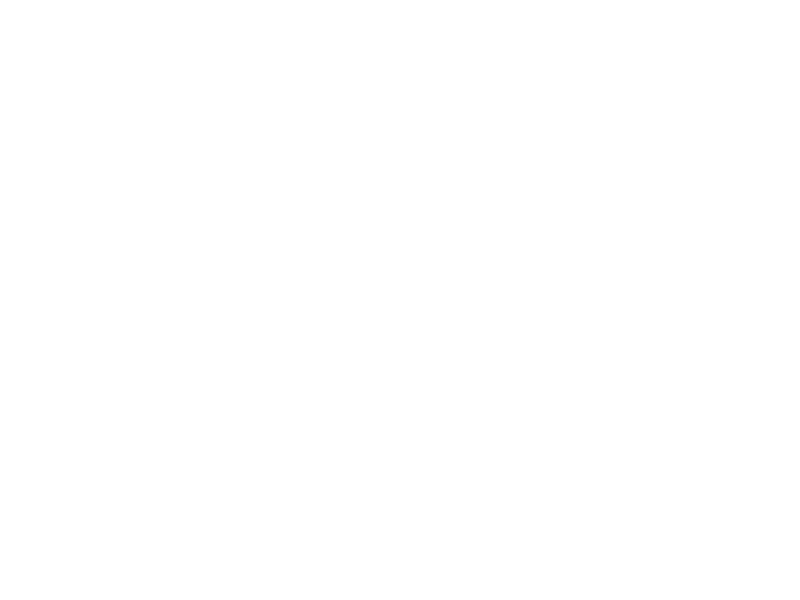
Frame 1 (no input)
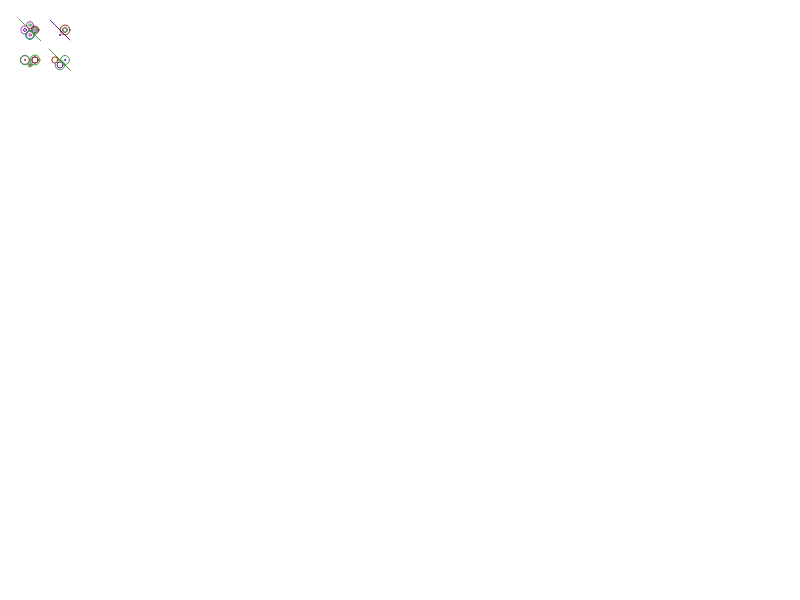
Frame 60 (no input)
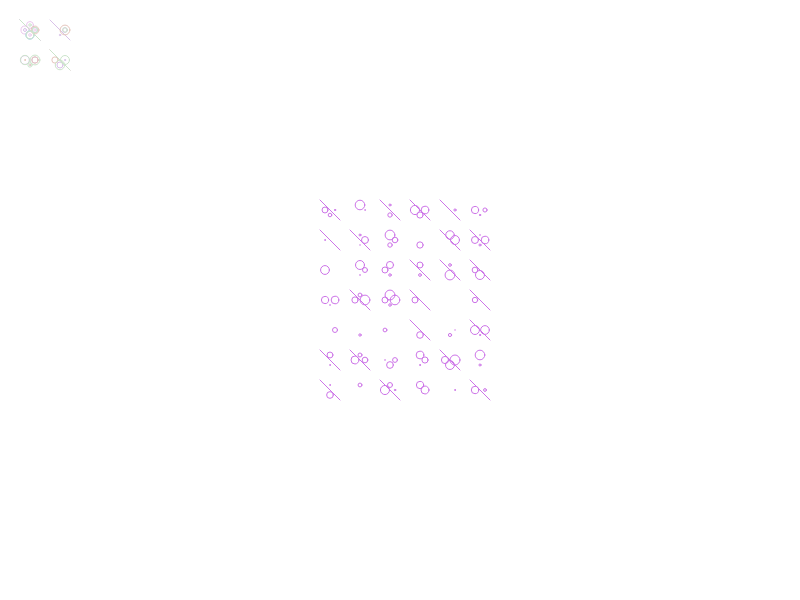
Frame 120 (the mouse pressed at the canvas centre since frame 60)

The p5.js sketch that drew these frames (run headless with seeded random() and noise() and a simulated clock; from frame 60 on, the mouse is pressed at the canvas centre):

// p5.js sketch
// ── sketch.js
var c = 0
var range = 50
var lastTime= 0
var updateEvery= 300


function setup() {
createCanvas(800,600)
ellipseMode(CENTER)
rectMode(CENTER)
frameRate(30)
}

function draw() {
  
  var currentTime = millis()
  
  if(currentTime-lastTime>updateEvery){
    createTexture()
    lastTime=currentTime
  }
}

function createTexture(){
  stroke(random(256),random(256),random(256))  
  
  for(var x = 30; x<windowWidth-30; x+=30) {
    for (var y= 30; y<windowHeight-30; y+=30){
          
      if(mouseX>x-range && mouseX<x+range && mouseY>y-range && mouseY<y+range){
        if (mouseIsPressed) {
        push()
        noStroke()
          fill(255)
          rect(x,y,30,30)
        pop()
        }
        
        tile(x,y)
        
        
        
      }
      else{
        push()
        noStroke()
          fill(255,50)
          rect(x,y,30,30)
        pop()
      }
      
      if(mouseX-pmouseX<5 && mouseY-pmouseY<5){
          range=range+0.008
        }
      else{
        range=50
      }
      
    }
  }
}

function tile(x,y){
  noFill()
  if(random()<0.5){
  ellipse(x-5,y,random(10))
  }
  if(random()<0.5){
  ellipse(x+5,y,random(10))
  }
  if(random()<0.5){
  ellipse(x,y+5,random(10))
  }
  if(random()<0.5){
  ellipse(x,y-5,random(10))
  }
  if(c<20 && random()<0.5){
  line(x-10,y-10,x+10,y+10)
  }
}
